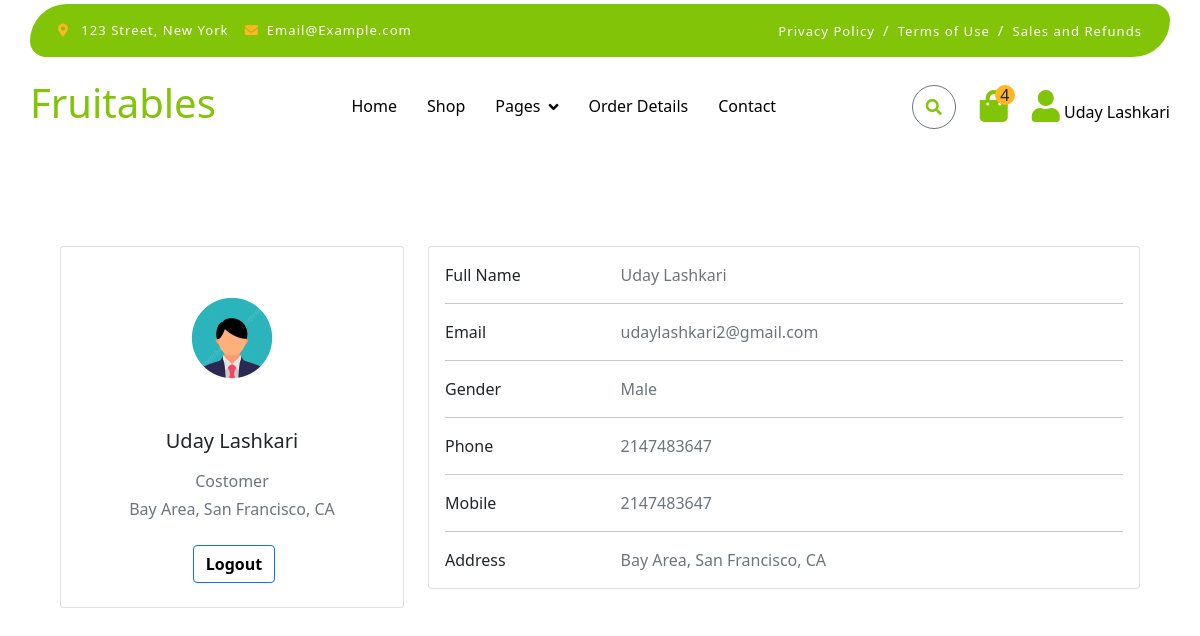
/user_info.php (signed in), run on the app's committed database.
### tables this page shows
CREATE TABLE `user_info` (
  `id` int(11) NOT NULL,
  `name` varchar(50) NOT NULL,
  `lname` varchar(50) NOT NULL,
  `email` varchar(50) NOT NULL,
  `gen` varchar(50) NOT NULL,
  `pas` varchar(50) NOT NULL,
  `phone` int(50) NOT NULL,
  `city` varchar(50) NOT NULL,
  `pincode` varchar(50) NOT NULL,
  `country` varchar(50) NOT NULL
);

### user_info.php (the view, shortened to what this page needs)
<?php
include "config.php";
$pas = $_SESSION['pas'];
$sql = "SELECT * FROM `user_info` WHERE `pas` = '$pas'";
$res = mysqli_query($con, $sql);
$row2 = mysqli_fetch_assoc($res);
?>
<!DOCTYPE html>
    <html lang="en">
    <head>
        <link href="https://cdn.jsdelivr.net/npm/bootstrap@5.0.2/dist/css/bootstrap.min.css" rel="stylesheet"
>
        <link rel="stylesheet" href="https://use.fontawesome.com/releases/v5.15.4/css/all.css" />
        <link href="https://cdn.jsdelivr.net/npm/bootstrap-icons@1.4.1/font/bootstrap-icons.css" rel="stylesheet">
        <link rel="stylesheet" href="https://cdn.jsdelivr.net/npm/swiper@11/swiper-bundle.min.css" />
        <link rel="stylesheet" href="css/style.css">
    </head>
    <body>
        <div class="container-fluid fixed-top">
            <div class="container topbar  d-none d-lg-block">
                <div class="d-flex justify-content-between">
                    <div class="top-info ps-2">
                        <small class="me-3"><i class="fas fa-map-marker-alt me-2 " style="color: #ffb524;"></i> <a
                                href="#" class="text-white">123 Street, New York</a></small>
                        <small class="me-3"><i class="fas fa-envelope me-2 " style="color: #ffb524;"></i><a href="#"
                                class="text-white">Email@Example.com</a></small>
                    </div>
                    <div class="top-link pe-2">
                        <a href="#" class="text-white"><small class="text-white mx-2">Privacy Policy</small>/</a>
                        <a href="#" class="text-white"><small class="text-white mx-2">Terms of Use</small>/</a>
                        <a href="#" class="text-white"><small class="text-white ms-2">Sales and Refunds</small></a>
                    </div>
                </div>
            </div>
            <div class="container px-0">
                <nav class="navbar navbar-light bg-white navbar-expand-xl">
                    <a href="index.php" class="navbar-brand">
                        <h1 class=" display-6" style="color: #81c408;">Fruitables</h1>
                    </a>
                    <div class="collapse navbar-collapse bg-white" id="navbarCollapse">
                        <div class="navbar-nav mx-auto">
                            <a href="index.php" class="nav-item nav-link active">Home</a>
                            <a href="pagination/shop.php" class="nav-item nav-link">Shop</a>
                            <div class="nav-item dropdown">
                                <a href="#" class="nav-link dropdown-toggle" data-bs-toggle="dropdown">Pages</a>
                            </div>
                            <a href="order.php" class="nav-item nav-link">Order Details</a>
                            <a href="contact.php" class="nav-item nav-link">Contact</a>
                        </div>
                        <div class="d-flex m-3 me-0">
                            <button
                                class="btn-search btn border border-secondary btn-md-square rounded-circle bg-white me-4"
                                data-bs-toggle="modal" data-bs-target="#searchModal"id="se" ><i class="fas fa-search "
                                    style="color: #81c408;" ></i></button>
                            <a href="cart.php" class="position-relative me-4 my-auto">
                            <?php
                                        $sql="SELECT * FROM `cart`";
                                        $res=mysqli_query($con,$sql);
                                        $i=0;
                                        while($row=mysqli_fetch_assoc($res))
                                        {
                                            $i++;
                                        }
                                        ?>
                                <i class="fa fa-shopping-bag fa-2x" style="color:#81c408 ;"></i>
                                <span
                                    class="position-absolute rounded-circle d-flex align-items-center justify-content-center text-dark px-1"
                                    style="top: -5px; left: 15px; height: 20px; min-width: 20px; background-color: #ffb524;"><?php echo $i?></span>
                                </a>
                            <a href="user_info.php" class="my-auto">
                                <i class="fas fa-user fa-2x" style="color:#81c408;"></i>
                                <?php echo  $row2['name']. " ".$row2['lname'] ?>
                            </a>
                        </div>
                    </div>
                </nav>
            </div>
        </div>
         <section class="p-5 " style="margin-top: 150px;">
         <div class="container py-5">
  <div class="row">
    <div class="col-lg-4">
      <div class="card mb-4">
        <div class="card-body text-center tb" style="transition: 2s ease-in;">
          <img src="img/1.png" alt="avatar"
            class="rounded-circle img-fluid" style="width: 150px;">
          <h5 class="my-3"><?php echo  $row2['name']. " ".$row2['lname'] ?></h5>
          <p class="text-muted mb-1">Costomer</p>
          <p class="text-muted mb-4">Bay Area, San Francisco, CA</p>
          <div class="d-flex justify-content-center mb-2">
            <a href="logout.php" type="button" class="btn btn-outline-primary ms-1">Logout</a>
          </div>
        </div>
      </div>
    </div>
    <div class="col-lg-8">
      <div class="card mb-4 tb" style="transition: 2s ease-in;">
        <div class="card-body tb" style="transition: 2s ease-in;">
          <div class="row">
            <div class="col-sm-3">
              <p class="mb-0">Full Name</p>
            </div>
            <div class="col-sm-9">
              <p class="text-muted mb-0"><?php echo $row2['name']. " ".$row2['lname'] ?></p>
            </div>
          </div>
          <hr>
          <div class="row">
            <div class="col-sm-3">
              <p class="mb-0">Email</p>
            </div>
            <div class="col-sm-9">
              <p class="text-muted mb-0"><?php echo $row2['email'] ?></p>
            </div>
          </div>
          <hr>
          <div class="row">
            <div class="col-sm-3">
              <p class="mb-0">Gender</p>
            </div>
            <div class="col-sm-9">
              <p class="text-muted mb-0"><?php echo $row2['gen'] ?></p>
            </div>
          </div>
          <hr>
          <div class="row">
            <div class="col-sm-3">
              <p class="mb-0">Phone</p>
            </div>
            <div class="col-sm-9">
              <p class="text-muted mb-0"><?php echo $row2['phone'] ?></p>
            </div>
          </div>
          <hr>
          <div class="row">
            <div class="col-sm-3">
              <p class="mb-0">Mobile</p>
            </div>
            <div class="col-sm-9">
              <p class="text-muted mb-0"><?php echo $row2['phone'] ?></p>
            </div>
          </div>
          <hr>
          <div class="row">
            <div class="col-sm-3">
              <p class="mb-0">Address</p>
            </div>
            <div class="col-sm-9">
              <p class="text-muted mb-0">Bay Area, San Francisco, CA</p>
            </div>
          </div>
        </div>
      </div>
    </div>
  </div>
</div>
</section>
    </body>
    </html>

### css/style.css (style rules this page uses)
body { scroll-behavior: smooth; }
.btn { font-weight: 600; transition: .5s; }
a { color: black !important; }
.btn-md-square { width: 44px; height: 44px; }
.btn-square, .btn-sm-square, .btn-md-square, .btn-lg-square { padding: 0; display: flex; align-items: center; justify-content: center; font-weight: normal; }
.btn.border-secondary { transition: 0.5s; }
.fixed-top { transition: 0.5s; background: var(--bs-white); border: 0; }
.topbar { padding: 20px; border-radius: 230px 100px; background-color: #81c408; }
.topbar .top-info { font-size: 15px; line-height: 0; letter-spacing: 1px; display: flex; align-items: center; }
.topbar .top-link { font-size: 15px; line-height: 0; letter-spacing: 1px; display: flex; align-items: center; }
.topbar .top-link a { letter-spacing: 1px; }
.navbar .navbar-nav .nav-link { padding: 10px 15px; font-size: 16px; transition: .5s; }
.navbar { height: 100px; border-bottom: 1px solid rgba(255, 255, 255, .1); }
.navbar .navbar-nav .nav-link:hover, .navbar .navbar-nav .nav-link.active, .fixed-top.bg-white .navbar .navbar-nav .nav-link:hover, .fixed-top.bg-white .navbar .navbar-nav .nav-link.active { color: var(--bs-primary); }
.navbar .dropdown-toggle::after { border: none; content: "\f107"; font-family: "Font Awesome 5 Free"; font-weight: 700; vertical-align: middle; margin-left: 8px; }
a { text-decoration: none !important; }

### user_info.php (style rules this page uses)
i { cursor: pointer; }

### data on the page
user_info: name "Uday", lname "Lashkari", email "udaylashkari2@gmail.com", gen "Male", phone "2147483647"

### other printed values
$i "4"
